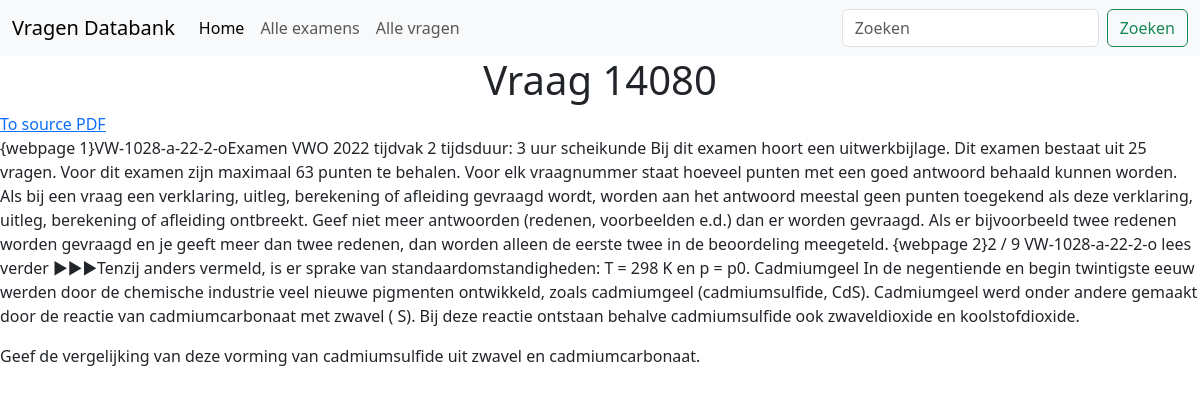
Page /question/14080/ on the committed database.
### questions/models.py (models this page shows, shortened)
class Question(models.Model):
    text = models.TextField()
    context = models.TextField()
    def source(self):
        return self.source_set.all()[0]

### questions/views.py (the view)
# urls.py: path('question/<int:pk>/', views.QuestionDetailView.as_view(),
class QuestionDetailView(generic.DetailView):
    model = Question
    template_name = 'questions/question_detail.html'
    context_object_name = 'question'

### questions/models.py (called while the page is built)
    def get_absolute_url_to_pdf(self):
        return f'{self.exam.pdf_url}#page={self.page_number}'

### questions/templates/questions/question_detail.html
{% extends "questions/base_generic.html" %} {% block content %}
<h1 class="text-center">Vraag {{question.pk}}</h1>
<a href="{{question.source.get_absolute_url_to_pdf}}">To source PDF</a>
<p class="lh-base">{{question.context}}</p>
<p class="lh-base">{{question.text}}</p>
{% endblock %}

### rows in the picture
Question: pk "14080", context "{webpage 1}VW-1028-a-22-2-oExamen VWO 2022 tijdvak 2 tijdsduur: 3 uur scheikunde Bij dit examen hoort een uitwerkbijlage. Dit examen bestaat uit 25 vragen. Voor dit examen zijn maximaal 63 punten te behalen. Voor elk vraagnummer staat hoeveel punten met een goed antwoord behaald kunnen worden. Als bij een vraag een verklaring, uitleg, berekening of afleiding gevraagd wordt, worden aan het antwoord meestal geen punten toegekend als deze verklaring, uitleg, berekening of afleiding ontbreekt. Geef niet meer antwoorden (redenen, voorbeelden e.d.) dan er worden gevraagd. Als er bijvoorbeeld twee redenen worden gevraagd en je geeft meer dan twee redenen, dan worden alleen de eerste twee in de…", text "Geef de vergelijking van deze vorming van cadmiumsulfide uit zwavel en cadmiumcarbonaat."
